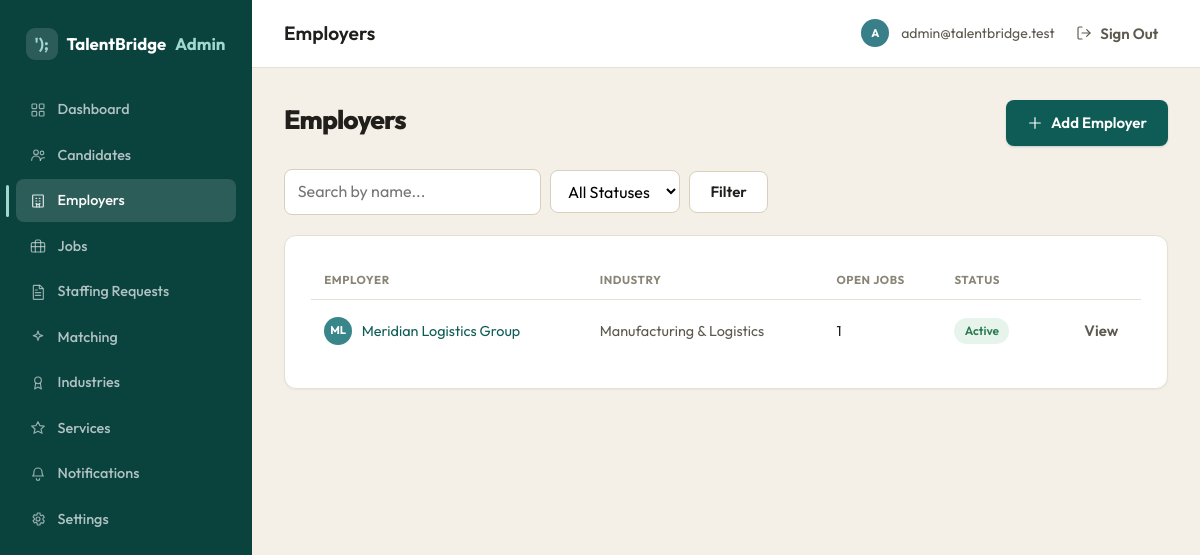
Screenshot of /admin/companies (signed in) with the database file from the repository.
### tables this page shows
CREATE TABLE users (
    id              BIGINT UNSIGNED AUTO_INCREMENT PRIMARY KEY,
    uuid            CHAR(36) NOT NULL UNIQUE,
    email           VARCHAR(190) NOT NULL UNIQUE,
    password_hash   VARCHAR(255) NOT NULL,
    role_id         INT UNSIGNED NOT NULL,
    status          ENUM('active','inactive','pending','suspended') NOT NULL DEFAULT 'active',
    email_verified_at TIMESTAMP NULL DEFAULT NULL,
    last_login_at   TIMESTAMP NULL DEFAULT NULL,
    created_at      TIMESTAMP NOT NULL DEFAULT CURRENT_TIMESTAMP,
    updated_at      TIMESTAMP NOT NULL DEFAULT CURRENT_TIMESTAMP ON UPDATE CURRENT_TIMESTAMP,
    deleted_at      TIMESTAMP NULL DEFAULT NULL,
    CONSTRAINT fk_users_role FOREIGN KEY (role_id) REFERENCES roles(id),
    INDEX idx_users_role (role_id),
    INDEX idx_users_status (status)
);

CREATE TABLE companies (
    id                   BIGINT UNSIGNED AUTO_INCREMENT PRIMARY KEY,
    uuid                 CHAR(36) NOT NULL UNIQUE,
    name                 VARCHAR(150) NOT NULL,
    slug                 VARCHAR(180) NOT NULL UNIQUE,
    industry_id          INT UNSIGNED NULL,
    website              VARCHAR(255) NULL,
    logo_file_id         BIGINT UNSIGNED NULL,
    size_range           ENUM('1-10','11-50','51-200','201-500','501-1000','1000+') NULL,
    description          TEXT NULL,
    headquarters_city    VARCHAR(100) NULL,
    headquarters_state   VARCHAR(100) NULL,
    headquarters_country VARCHAR(100) NULL DEFAULT 'United States',
    status               ENUM('lead','active','inactive') NOT NULL DEFAULT 'lead',
    owner_admin_id       BIGINT UNSIGNED NULL,
    created_at           TIMESTAMP NOT NULL DEFAULT CURRENT_TIMESTAMP,
    updated_at           TIMESTAMP NOT NULL DEFAULT CURRENT_TIMESTAMP ON UPDATE CURRENT_TIMESTAMP,
    deleted_at           TIMESTAMP NULL DEFAULT NULL,
    CONSTRAINT fk_companies_industry FOREIGN KEY (industry_id) REFERENCES industries(id) ON DELETE SET NULL,
    CONSTRAINT fk_companies_logo FOREIGN KEY (logo_file_id) REFERENCES files(id) ON DELETE SET NULL,
    CONSTRAINT fk_companies_owner FOREIGN KEY (owner_admin_id) REFERENCES users(id) ON DELETE SET NULL,
    INDEX idx_companies_status (status)
);

CREATE TABLE industries (
    id    INT UNSIGNED AUTO_INCREMENT PRIMARY KEY,
    name  VARCHAR(100) NOT NULL UNIQUE,
    slug  VARCHAR(120) NOT NULL UNIQUE
);

### app/Core/View.php (called while the page is built, shortened)
<?php
final class View
{
    public static function render(string $view, array $data = [], ?string $layout = 'layouts/app'): string
    {
        $data['csrfField'] = Csrf::field();
        $data['csrfToken'] = Csrf::token();
        $data['currentUser'] = Auth::user();
        $content = self::renderFile($view, $data);
        $data['content'] = $content;
        return self::renderFile($layout, $data);
    }
    private static function renderFile(string $view, array $data): string
    {
        $path = VIEW_PATH . '/' . str_replace('.', '/', $view) . '.php';
        extract($data, EXTR_SKIP);
        require $path;
        return (string) ob_get_clean();
    }
    public static function e(mixed $value): string
    {
        return htmlspecialchars((string) $value, ENT_QUOTES, 'UTF-8');
    }
}

### app/Controllers/Admin/CompanyController.php (called while the page is built, shortened)
<?php
final class CompanyController extends Controller
{
    public function index(Request $request): void
    {
        $search = trim((string) $request->query('q', ''));
        $status = (string) $request->query('status', '');
        $page = max(1, (int) $request->query('page', 1));
        $perPage = 15;
        $companies = Company::listWithIndustry($search, $status, $perPage, ($page - 1) * $perPage);
        $total = Company::countWithFilters($search, $status);
        $this->view('admin/companies/index', [
            'title' => 'Employers',
            'companies' => $companies,
            'search' => $search,
            'status' => $status,
            'page' => $page,
            'totalPages' => max(1, (int) ceil($total / $perPage)),
            'statuses' => self::STATUSES,
            'success' => Session::getFlash('success'),
        ], 'layouts/admin');
    }
}

### public/index.php (called while the page is built, shortened)
<?php
$router = new Router();
$router->dispatch(new Request());

### config/autoload.php (called while the page is built, shortened)
<?php
spl_autoload_register(function (string $class): void {
    $prefix = 'App\\';
    $relative = substr($class, strlen($prefix));
    $path = ROOT_PATH . '/app/' . str_replace('\\', '/', $relative) . '.php';
});

### app/Core/Request.php (called while the page is built, shortened)
<?php
final class Request
{
    private array $query;
    public function __construct()
    {
        $this->query = $_GET;
    }
    public function query(string $key, mixed $default = null): mixed
    {
        return $this->query[$key] ?? $default;
    }
}

### app/Models/Company.php (called while the page is built, shortened)
<?php
final class Company extends Model
{
    public static function listWithIndustry(string $search = '', string $status = '', int $limit = 25, int $offset = 0): array
    {
        $where = ['c.deleted_at IS NULL'];
        $params = [];
        $whereSql = implode(' AND ', $where);
        $sql = "SELECT c.*, i.name AS industry_name,
                       (SELECT COUNT(*) FROM jobs j WHERE j.company_id = c.id AND j.deleted_at IS NULL AND j.status = 'open') AS open_jobs_count
                FROM companies c
                LEFT JOIN industries i ON i.id = c.industry_id
                WHERE {$whereSql}
                ORDER BY c.created_at DESC
                LIMIT {$limit} OFFSET {$offset}";
        $stmt = self::db()->prepare($sql);
        $stmt->execute($params);
        return $stmt->fetchAll();
    }
}

### app/Core/Database.php (called while the page is built, shortened)
<?php
final class Database
{
    private static ?PDO $connection = null;
    public static function connection(): PDO
    {
        if (self::$connection === null) {
            $config = require ROOT_PATH . '/config/database.php';
            $dsn = sprintf(
                'mysql:host=%s;port=%s;dbname=%s;charset=%s',
                $config['host'],
                $config['port'],
                $config['database'],
                $config['charset']
            );
            try {
                self::$connection = new PDO($dsn, $config['username'], $config['password'], [
                    PDO::ATTR_ERRMODE => PDO::ERRMODE_EXCEPTION,
                    PDO::ATTR_DEFAULT_FETCH_MODE => PDO::FETCH_ASSOC,
                    PDO::ATTR_EMULATE_PREPARES => false,
                ]);
            } catch (PDOException $e) {
                error_log('Database connection failed: ' . $e->getMessage());
                throw new PDOException('Unable to connect to the database.');
            }
        }
        return self::$connection;
    }
}

### app/Core/Model.php (called while the page is built, shortened)
<?php
abstract class Model
{
    protected static function db(): PDO
    {
        return Database::connection();
    }
}

### config/env.php (called while the page is built, shortened)
<?php
function env(string $key, mixed $default = null): mixed
{
    $value = getenv($key);
    return match (strtolower($value)) {
        'true', '(true)' => true,
        'false', '(false)' => false,
        'null', '(null)' => null,
        'empty', '(empty)' => '',
        default => $value,
    };
}

### config/database.php (called while the page is built, shortened)
<?php
return [
    'host' => env('DB_HOST', '127.0.0.1'),
    'port' => env('DB_PORT', '3306'),
    'database' => env('DB_DATABASE', ''),
    'username' => env('DB_USERNAME', 'root'),
    'password' => env('DB_PASSWORD', ''),
    'charset' => env('DB_CHARSET', 'utf8mb4'),
];

### app/Models/User.php (called while the page is built, shortened)
<?php
final class User extends Model
{
    public static function findWithRole(int $id): ?array
    {
        $stmt = Database::connection()->prepare(
            'SELECT users.*, roles.slug AS role_slug
             FROM users
             INNER JOIN roles ON roles.id = users.role_id
             WHERE users.id = :id AND users.deleted_at IS NULL'
        );
        $stmt->execute(['id' => $id]);
        $row = $stmt->fetch();
        return $row === false ? null : $row;
    }
}

### app/Core/Auth.php (called while the page is built, shortened)
<?php
final class Auth
{
    public static function id(): ?int
    {
        return Session::get('user_id');
    }
    public static function user(): ?array
    {
        static $cached = null;
        static $resolved = false;
        if ($resolved) {
            return $cached;
        }
        $id = self::id();
        $cached = $id ? User::findWithRole($id) : null;
        return $cached;
    }
}

### app/Middleware/AuthMiddleware.php (called while the page is built, shortened)
<?php
final class AuthMiddleware
{
    public function handle(Request $request, ?string $arg): void
    {
        if (Auth::user() === null) {
            Auth::logout();
            Session::flash('error', 'Your session is no longer valid. Please sign in again.');
            Response::redirect('/login');
        }
    }
}

### app/Core/Session.php (called while the page is built, shortened)
<?php
final class Session
{
    public static function get(string $key, mixed $default = null): mixed
    {
        return $_SESSION[$key] ?? $default;
    }
}

### views/admin/companies/index.php (the view, shortened to what this page needs)
<div class="panel-header-row">
    <h1 class="page-title">Employers</h1>
    <a href="/admin/companies/create" class="btn btn--primary"><?= icon('plus', 'icon icon--sm') ?>Add Employer</a>
</div>
<form action="/admin/companies" method="get" class="filter-bar">
    <input type="search" name="q" placeholder="Search by name..." value="<?= e($search) ?>">
    <select name="status">
        <option value="">All Statuses</option>
    </select>
    <button type="submit" class="btn btn--ghost">Filter</button>
</form>
<div class="panel">
    <table class="data-table">
        <thead>
            <tr><th scope="col">Employer</th><th scope="col">Industry</th><th scope="col">Open Jobs</th><th scope="col">Status</th><th scope="col"></th></tr>
        </thead>
        <tbody>
            <?php foreach ($companies as $company): ?>
                <tr>
                    <td>
                        <a href="/admin/companies/<?= (int) $company['id'] ?>" style="display:flex;align-items:center;gap:0.6rem;">
                            <?= avatar($company['name'], 'sm') ?><?= e($company['name']) ?>
                        </a>
                    </td>
                    <td class="text-muted"><?= e($company['industry_name'] ?? '&mdash;') ?></td>
                    <td><?= (int) $company['open_jobs_count'] ?></td>
                    <td><span class="badge badge--<?= e($company['status']) ?>"><?= e(ucfirst($company['status'])) ?></span></td>
                    <td class="text-right"><a href="/admin/companies/<?= (int) $company['id'] ?>" class="btn btn--text">View</a></td>
                </tr>
            <?php endforeach; ?>
        </tbody>
    </table>
</div>

### app/Core/Router.php (shortened to what this page needs)
<?php
final class Router
{
    private array $routes = [];
    private function add(string $method, string $path, mixed $handler, array $middleware): void
    {
        $path = '/' . trim($path, '/');
        $regex = preg_replace('#\{([a-zA-Z_][a-zA-Z0-9_]*)\}#', '(?P<$1>[^/]+)', $path);
        $regex = $path === '/' ? '#^/$#' : '#^' . $regex . '$#';
        $this->routes[] = [
            'method' => $method,
            'pattern' => $path,
            'regex' => $regex,
            'handler' => $handler,
            'middleware' => $middleware,
        ];
    }
    public function dispatch(Request $request): void
    {
        $path = $request->path();
        foreach ($this->routes as $route) {
            if (!preg_match($route['regex'], $path, $matches)) {
                continue;
            }
            $params = array_filter(
                $matches,
                static fn ($key) => is_string($key),
                ARRAY_FILTER_USE_KEY
            );
            $request->setRouteParams($params);
            $this->runMiddleware($route['middleware'], $request);
            $this->invoke($route['handler'], $request);
            return;
        }
    }
    private function runMiddleware(array $middleware, Request $request): void
    {
        foreach ($middleware as $entry) {
            [$name, $arg] = array_pad(explode(':', $entry, 2), 2, null);
            $instance = new $class();
            $instance->handle($request, $arg);
        }
    }
    private function invoke(mixed $handler, Request $request): void
    {
        if (is_array($handler)) {
            [$class, $method] = $handler;
            $controller = new $class();
            $controller->$method($request);
            return;
        }
    }
}

### app/helpers.php (shortened to what this page needs)
<?php
if (!function_exists('e')) {
    function e(mixed $value): string
    {
        return View::e($value);
    }
}
if (!function_exists('icon')) {
    function icon(string $name, string $class = 'icon'): string
    {
        return Icon::render($name, $class);
    }
}
if (!function_exists('avatar')) {
    function avatar(string $name, string $size = 'md'): string
    {
        $parts = preg_split('/\s+/', trim($name)) ?: [];
        $initials = '';
        foreach (array_slice($parts, 0, 2) as $part) {
            $initials .= mb_strtoupper(mb_substr($part, 0, 1));
        }
        $initials = $initials !== '' ? $initials : '?';
        $hue = array_sum(array_map('ord', str_split($name))) % 360;
        return sprintf(
            '<span class="avatar avatar--%s" style="--avatar-hue:%d" aria-hidden="true">%s</span>',
            htmlspecialchars($size, ENT_QUOTES),
            $hue,
            htmlspecialchars($initials, ENT_QUOTES)
        );
    }
}

### views/partials/admin-topbar.php (shortened to what this page needs)
<?php $user = $currentUser ?? null; ?>
<header class="admin-topbar">
    <div class="admin-topbar__title"><?= e($title ?? '') ?></div>
    <div class="admin-topbar__user">
        <?= avatar($user['email'] ?? '?', 'sm') ?>
        <span><?= e($user['email'] ?? '') ?></span>
        <form action="/logout" method="post" class="inline-form">
            <button type="submit" class="btn btn--text"><?= icon('log-out', 'icon icon--sm') ?>Sign Out</button>
        </form>
    </div>
</header>

### rows the page displays
users: email "admin@talentbridge.test"
companies: initials "ML", name "Meridian Logistics Group", industry.name "Manufacturing & Logistics", open_jobs_count "1", status "Active"

### other values shown
$item['label'] "Dashboard"
$item['label'] "Candidates"
$item['label'] "Employers"
$item['label'] "Jobs"
$item['label'] "Staffing Requests"
$item['label'] "Matching"
$item['label'] "Industries"
$item['label'] "Services"
$initials "A"
